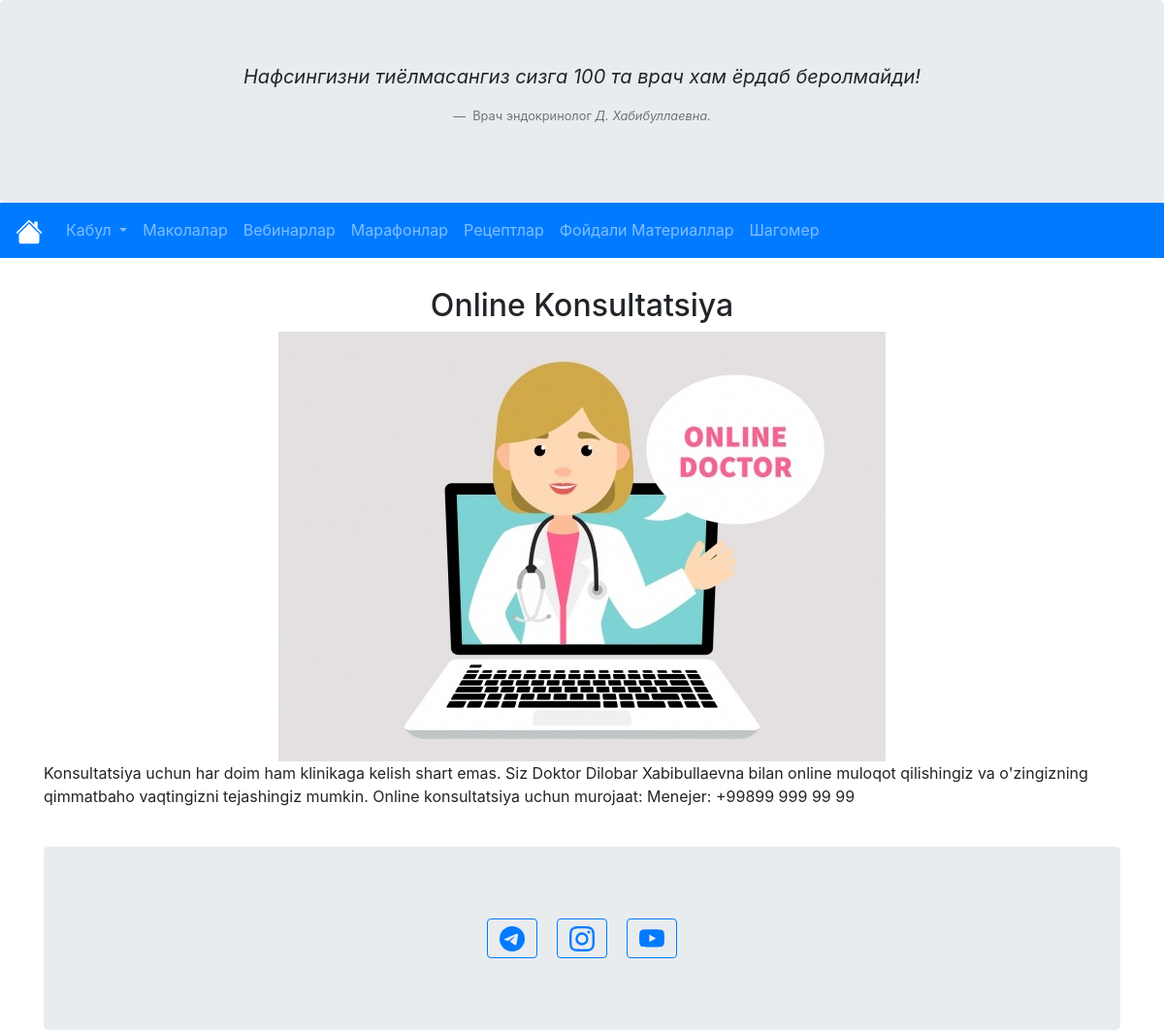
Screenshot of /doctor/consultation/ with the database file from the repository.
### doctor/models.py (models this page shows, shortened)
class Consultation(models.Model):
    title = models.CharField(max_length=100)
    content = models.TextField()
    image = models.ImageField(upload_to='static/doctor', default='def_img_for_articles.jpg')

### doctor/views.py (the view)
# urls.py: path('consultation/', ConsultationView.as_view(), name='consultation'),
class ConsultationView(View):
    def get(self, request):
        consultation = Consultation.objects.all()
        consultation = consultation[0]
        return render(request, 'doctor/consultation.html', {'consultation': consultation})

### doctor/templates/doctor/consultation.html (shortened to what this page needs)
{% extends "doctor/base.html" %}
{% block content %}
    <div class="col-sm">
      <h2  class="text-center">{{consultation.title}}</h2>
        {% load static %}
      <div class="my_photo text-center"><img src="{% static consultation.image %}" class="img-fluid" alt="my photo"></div>
      <p>{{consultation.content}}</p>
      <br>
{% endblock %}

### rows the page displays
Consultation: title "Online Konsultatsiya", image (picture), content "Konsultatsiya uchun har doim ham klinikaga kelish shart emas. Siz Doktor Dilobar Xabibullaevna bilan online muloqot qilishingiz va o'zingizning qimmatbaho vaqtingizni tejashingiz mumkin. Online konsultatsiya uchun murojaat: Menejer: +99899 999 99 99"
